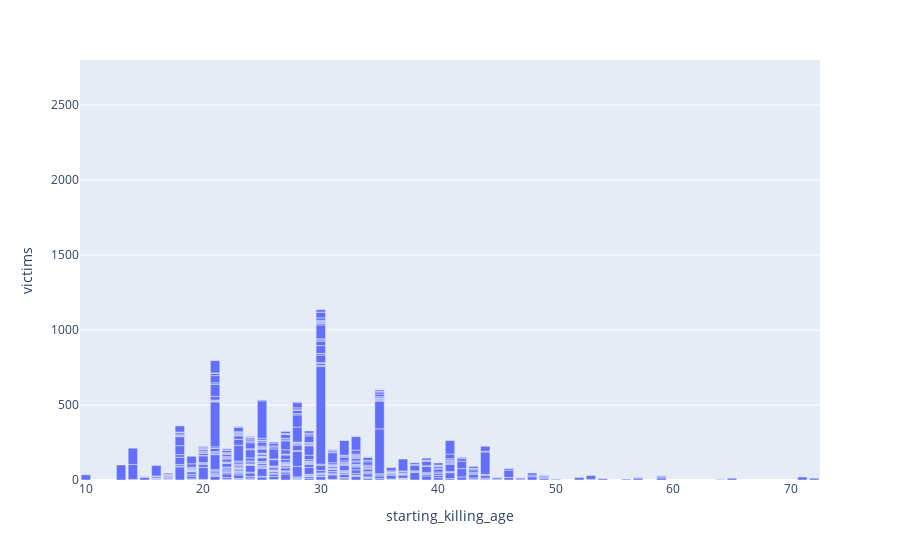

Source (notebook cell):
### Code cell
px.bar(serial_killer, x = 'starting_killing_age', y = 'victims')

### Figure 1 — Plotly figure (JSON) as saved in the notebook; plotly's stock layout.template omitted (floating-point values rounded to 4 significant figures; data arrays with more than 128 entries replaced by an {"elided": "..."} marker saying what was removed)
{"data": [{"alignmentgroup": "True", "hoverlabel": {"namelength": 0}, "hovertemplate": "starting_killing_age=%{x}<br>victims=%{y}", "legendgroup": "", "marker": {"color": "#636efa"}, "name": "", "offsetgroup": "", "orientation": "v", "showlegend": false, "textposition": "auto", "type": "bar", "x": {"elided": "650 str values"}, "xaxis": "x", "y": {"elided": "650 int values"}, "yaxis": "y"}], "layout": {"barmode": "relative", "legend": {"tracegroupgap": 0}, "margin": {"t": 60}, "xaxis": {"anchor": "y", "domain": [0, 1], "title": {"text": "starting_killing_age"}}, "yaxis": {"anchor": "x", "domain": [0, 1], "title": {"text": "victims"}}}}
